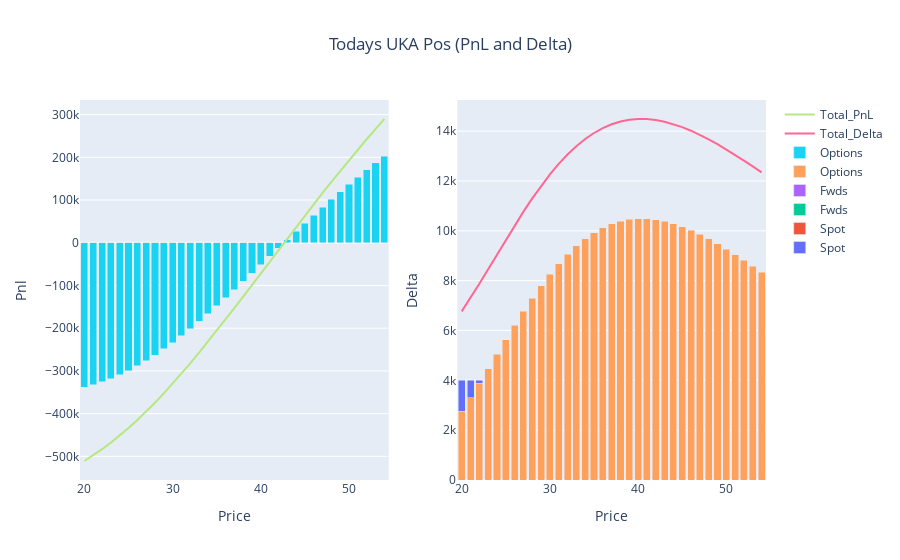

The code cell stored with this chart in its notebook:
### Markdown cell above
# Today's Position

### Code cell
## USE THIS STYLE OF GRAPHING FOR TODAY DATE ENTRY ##
position_functions = Position_Reporting(positions, 'UKA', current_date)
pnl, delta, theta, vega, value = position_functions.combine_frame()

fig_d = go.Figure()

fig_d.add_trace(go.Bar(x=delta.Price, y=delta.Spot, name='Spot', base=0))
fig_d.add_trace(go.Bar(x=delta.Price, y=delta.Fwds, name='Fwds', base=0))
fig_d.add_trace(go.Bar(x=delta.Price, y=delta.Options, name='Options', base=0))
fig_d.add_trace(go.Scatter(x=delta.Price, y=delta.Total_Delta, mode='lines', name='Total_Delta'))

#fig_d.update_layout(title='ACCU Delta Today', xaxis_title='Price', yaxis_title='Delta', barmode='stack')
#fig_d.show()

#~~~~~~~~~~~~~~~~~~~~~~~~~~~~~~~~~
fig_p = go.Figure()

fig_p.add_trace(go.Bar(x=pnl.Price, y=pnl.Spot, name='Spot', base=0))
fig_p.add_trace(go.Bar(x=pnl.Price, y=pnl.Fwds, name='Fwds', base=0))
fig_p.add_trace(go.Bar(x=pnl.Price, y=pnl.Options, name='Options', base=0))
fig_p.add_trace(go.Scatter(x=pnl.Price, y=pnl.Total_Pnl, mode='lines', name='Total_PnL'))

#fig_p.update_layout(title='ACCU PnL Today', xaxis_title='Price', yaxis_title='pnl', barmode='stack')
#fig_p.show()


#~~~~~~~~~~~~~~~~~~~~~~~~~~~~~~~
fig = make_subplots(rows=1, cols=2)
for i in range(0,len(fig_d.data)):
    fig.add_trace(fig_d.data[i], row=1, col=2)
    fig.add_trace(fig_p.data[i], row=1, col=1)
    
fig.update_layout(title={'text': 'Todays UKA Pos (PnL and Delta)','x': 0.5,'xanchor': 'center'}, barmode='stack')

fig.update_xaxes(title_text="Price", row=1, col=1)
fig.update_yaxes(title_text="Pnl", row=1, col=1)
fig.update_xaxes(title_text="Price", row=1, col=2)
fig.update_yaxes(title_text="Delta", row=1, col=2)    
fig.show()

### Figure 1 — Plotly figure (JSON) as saved in the notebook; plotly's stock layout.template omitted (floating-point values rounded to 4 significant figures)
{"data": [{"base": 0, "name": "Spot", "type": "bar", "x": [20, 21, 22, 23, 24, 25, 26, 27, 28, 29, 30, 31, 32, 33, 34, 35, 36, 37, 38, 39, 40, 41, 42, 43, 44, 45, 46, 47, 48, 49, 50, 51, 52, 53, 54], "xaxis": "x2", "y": [4000, 4000, 4000, 4000, 4000, 4000, 4000, 4000, 4000, 4000, 4000, 4000, 4000, 4000, 4000, 4000, 4000, 4000, 4000, 4000, 4000, 4000, 4000, 4000, 4000, 4000, 4000, 4000, 4000, 4000, 4000, 4000, 4000, 4000, 4000], "yaxis": "y2"}, {"base": 0, "name": "Spot", "type": "bar", "x": [20, 21, 22, 23, 24, 25, 26, 27, 28, 29, 30, 31, 32, 33, 34, 35, 36, 37, 38, 39, 40, 41, 42, 43, 44, 45, 46, 47, 48, 49, 50, 51, 52, 53, 54], "xaxis": "x", "y": [-172800.0, -165100.0, -157500.0, -149900.0, -142200.0, -134600.0, -126900.0, -119300.0, -111700.0, -104000.0, -96390.0, -88750.0, -81120.0, -73480.0, -65840.0, -58200.0, -50560.0, -42930.0, -35290.0, -27650.0, -20010.0, -12370.0, -4736.0, 2902.0, 10540.0, 18180.0, 25820.0, 33450.0, 41090.0, 48730.0, 56370.0, 64010.0, 71640.0, 79280.0, 86920.0], "yaxis": "y"}, {"base": 0, "name": "Fwds", "type": "bar", "x": [20, 21, 22, 23, 24, 25, 26, 27, 28, 29, 30, 31, 32, 33, 34, 35, 36, 37, 38, 39, 40, 41, 42, 43, 44, 45, 46, 47, 48, 49, 50, 51, 52, 53, 54], "xaxis": "x2", "y": [0, 0, 0, 0, 0, 0, 0, 0, 0, 0, 0, 0, 0, 0, 0, 0, 0, 0, 0, 0, 0, 0, 0, 0, 0, 0, 0, 0, 0, 0, 0, 0, 0, 0, 0], "yaxis": "y2"}, {"base": 0, "name": "Fwds", "type": "bar", "x": [20, 21, 22, 23, 24, 25, 26, 27, 28, 29, 30, 31, 32, 33, 34, 35, 36, 37, 38, 39, 40, 41, 42, 43, 44, 45, 46, 47, 48, 49, 50, 51, 52, 53, 54], "xaxis": "x", "y": [0, 0, 0, 0, 0, 0, 0, 0, 0, 0, 0, 0, 0, 0, 0, 0, 0, 0, 0, 0, 0, 0, 0, 0, 0, 0, 0, 0, 0, 0, 0, 0, 0, 0, 0], "yaxis": "y"}, {"base": 0, "name": "Options", "type": "bar", "x": [20, 21, 22, 23, 24, 25, 26, 27, 28, 29, 30, 31, 32, 33, 34, 35, 36, 37, 38, 39, 40, 41, 42, 43, 44, 45, 46, 47, 48, 49, 50, 51, 52, 53, 54], "xaxis": "x2", "y": [2765.0, 3305.0, 3872.0, 4456.0, 5047.0, 5635.0, 6212.0, 6769.0, 7300.0, 7799.0, 8261.0, 8682.0, 9061.0, 9394.0, 9682.0, 9924.0, 10120.0, 10270.0, 10380.0, 10450.0, 10490.0, 10480.0, 10440.0, 10380.0, 10280.0, 10160.0, 10020.0, 9853.0, 9672.0, 9476.0, 9267.0, 9047.0, 8818.0, 8583.0, 8341.0], "yaxis": "y2"}, {"base": 0, "name": "Options", "type": "bar", "x": [20, 21, 22, 23, 24, 25, 26, 27, 28, 29, 30, 31, 32, 33, 34, 35, 36, 37, 38, 39, 40, 41, 42, 43, 44, 45, 46, 47, 48, 49, 50, 51, 52, 53, 54], "xaxis": "x", "y": [-338100.0, -332400.0, -325700.0, -317900.0, -309100.0, -299100.0, -288000.0, -275900.0, -262700.0, -248600.0, -233600.0, -217700.0, -201200.0, -183900.0, -166100.0, -147700.0, -129000.0, -109900.0, -90580.0, -71090.0, -51500.0, -31890.0, -12310.0, 7166.0, 26490.0, 45610.0, 64490.0, 83080.0, 101300.0, 119300.0, 136800.0, 153900.0, 170600.0, 186900.0, 202800.0], "yaxis": "y"}, {"mode": "lines", "name": "Total_Delta", "type": "scatter", "x": [20, 21, 22, 23, 24, 25, 26, 27, 28, 29, 30, 31, 32, 33, 34, 35, 36, 37, 38, 39, 40, 41, 42, 43, 44, 45, 46, 47, 48, 49, 50, 51, 52, 53, 54], "xaxis": "x2", "y": [6765.0, 7305.0, 7872.0, 8456.0, 9047.0, 9635.0, 10210.0, 10770.0, 11300.0, 11800.0, 12260.0, 12680.0, 13060.0, 13390.0, 13680.0, 13920.0, 14120.0, 14270.0, 14380.0, 14450.0, 14490.0, 14480.0, 14440.0, 14380.0, 14280.0, 14160.0, 14020.0, 13850.0, 13670.0, 13480.0, 13270.0, 13050.0, 12820.0, 12580.0, 12340.0], "yaxis": "y2"}, {"mode": "lines", "name": "Total_PnL", "type": "scatter", "x": [20, 21, 22, 23, 24, 25, 26, 27, 28, 29, 30, 31, 32, 33, 34, 35, 36, 37, 38, 39, 40, 41, 42, 43, 44, 45, 46, 47, 48, 49, 50, 51, 52, 53, 54], "xaxis": "x", "y": [-510800.0, -497500.0, -483200.0, -467800.0, -451300.0, -433700.0, -414900.0, -395200.0, -374400.0, -352600.0, -330000.0, -306500.0, -282300.0, -257400.0, -231900.0, -205900.0, -179500.0, -152800.0, -125900.0, -98740.0, -71510.0, -44260.0, -17050.0, 10070.0, 37030.0, 63790.0, 90310.0, 116500.0, 142400.0, 168000.0, 193200.0, 217900.0, 242300.0, 266200.0, 289700.0], "yaxis": "y"}], "layout": {"barmode": "stack", "title": {"text": "Todays UKA Pos (PnL and Delta)", "x": 0.5, "xanchor": "center"}, "xaxis": {"anchor": "y", "domain": [0, 0.45], "title": {"text": "Price"}}, "xaxis2": {"anchor": "y2", "domain": [0.55, 1], "title": {"text": "Price"}}, "yaxis": {"anchor": "x", "domain": [0, 1], "title": {"text": "Pnl"}}, "yaxis2": {"anchor": "x2", "domain": [0, 1], "title": {"text": "Delta"}}}}
